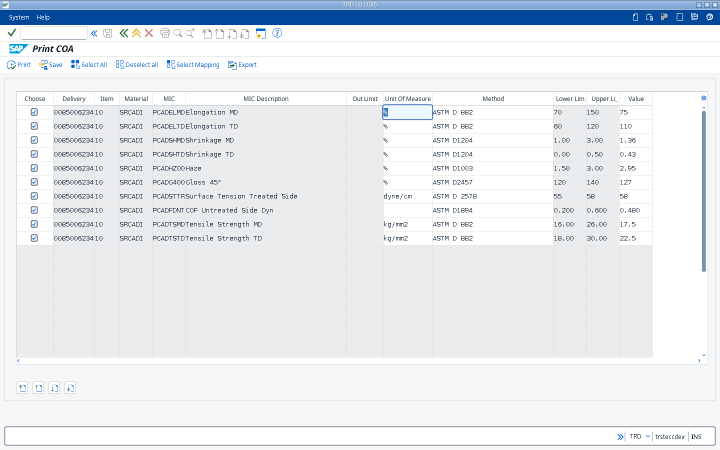
#> input picture ABAP/subproject/COA/outputs/gui_test_all_20261118/zqm002/z2_0085006234.png, 1440 x 900 px (shown at 1/2 size)
$ python -i extract.py   (imports and definitions only)
#> lines starting #> are read from the running program, lines starting #| are printed output that depends on the picture
#> in p5, im is the input picture: PIL image 1440x900 RGB; mean R, G, B 228.9, 233.5, 238.5
import sys, json, re, glob, os
from rapidocr_onnxruntime import RapidOCR
from PIL import Image, ImageOps
import numpy as np
# [1 line that did not run here, left out]
O='/data/Projects/SAP/ABAP/subproject/COA/outputs/gui_test_all_20261118'
def ocr_img(im, sc):
#> called with sc = 3
    c=im.convert('L'); c=c.resize((c.width*sc,c.height*sc),Image.BICUBIC)
#> after `c = im.convert('L')`:
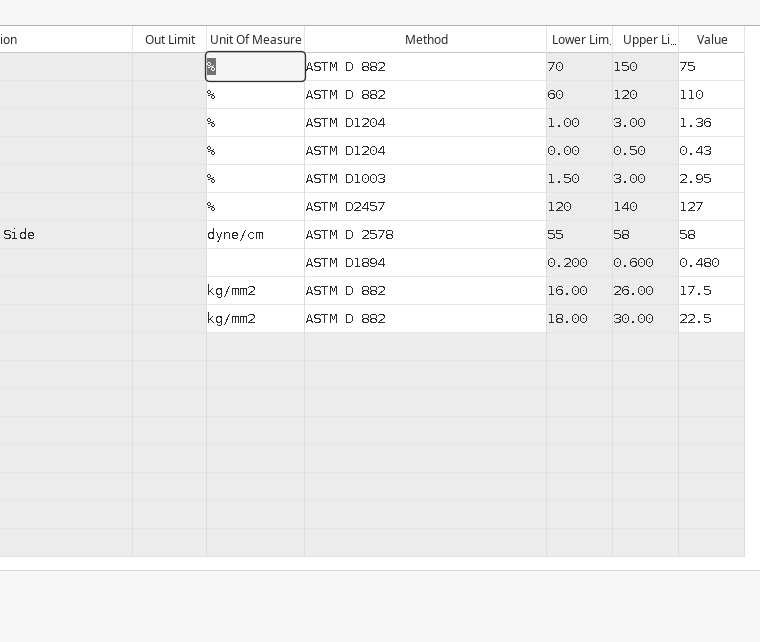
#> c: PIL image 760x642 L; min 42, max 255, mean 240.1
    c=ImageOps.expand(c,border=20,fill=255)
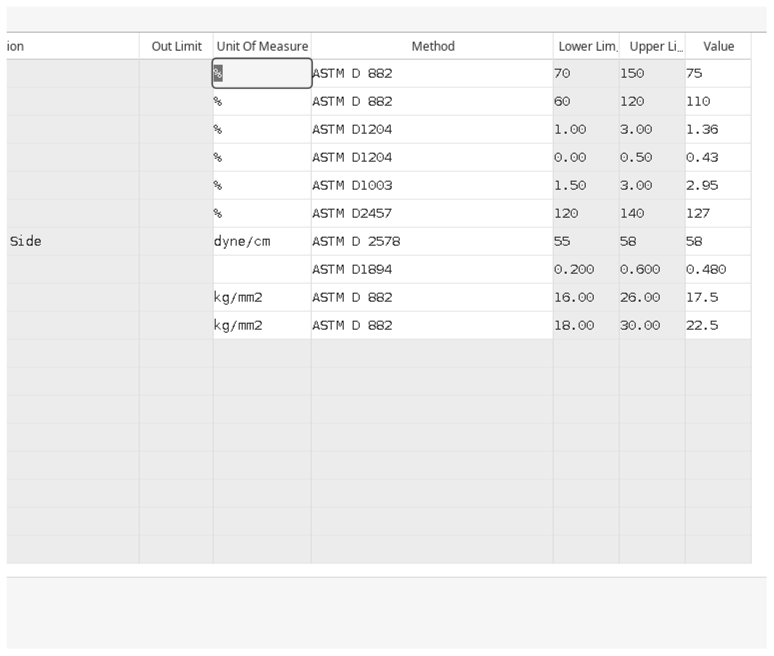
#> c: PIL image 2320x1966 L (shown at 1/3 size); min 0, max 255, mean 240.5
#> (the run stopped early here; a loop or call above may not have finished)
